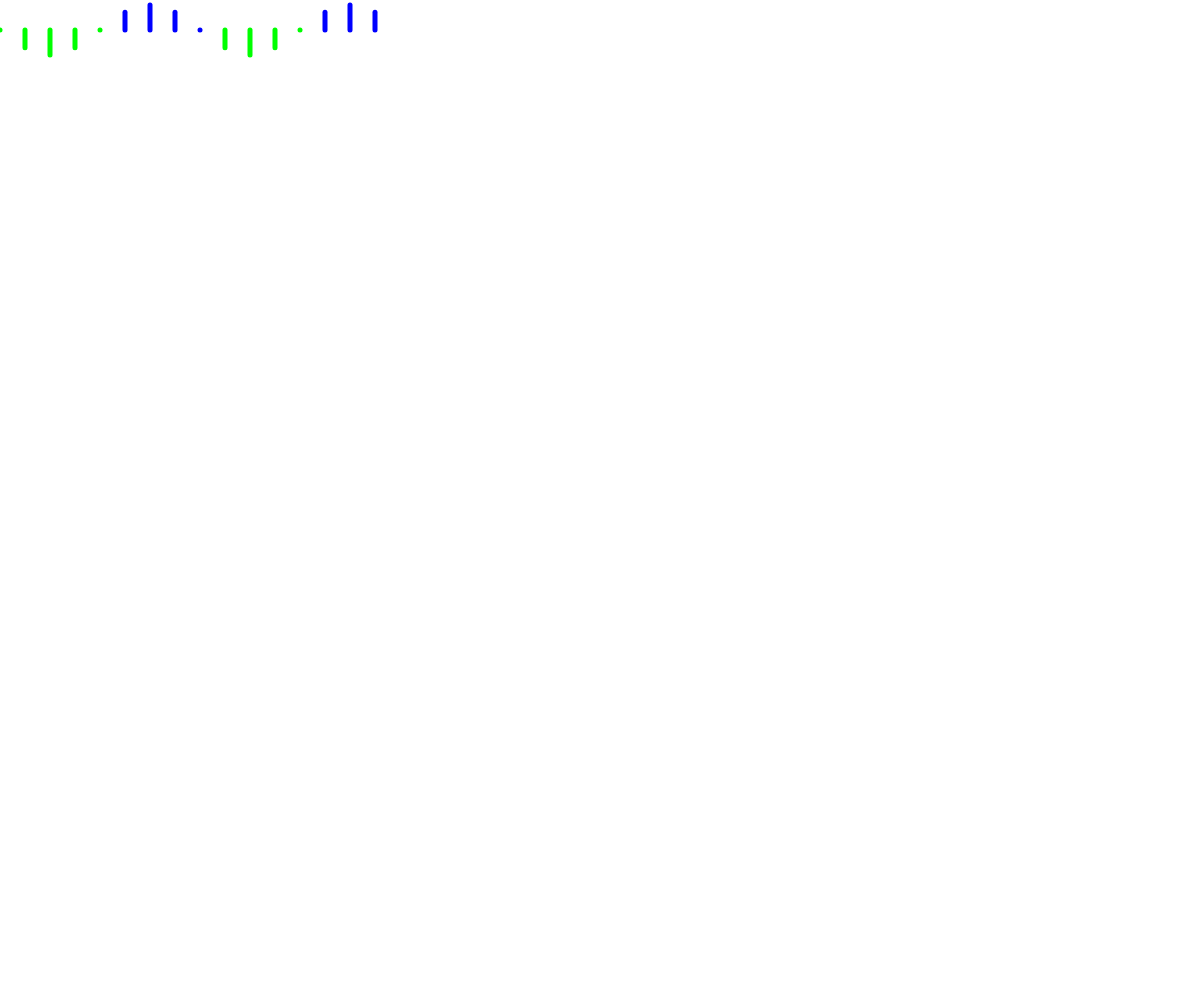
Frame 1 (no input)
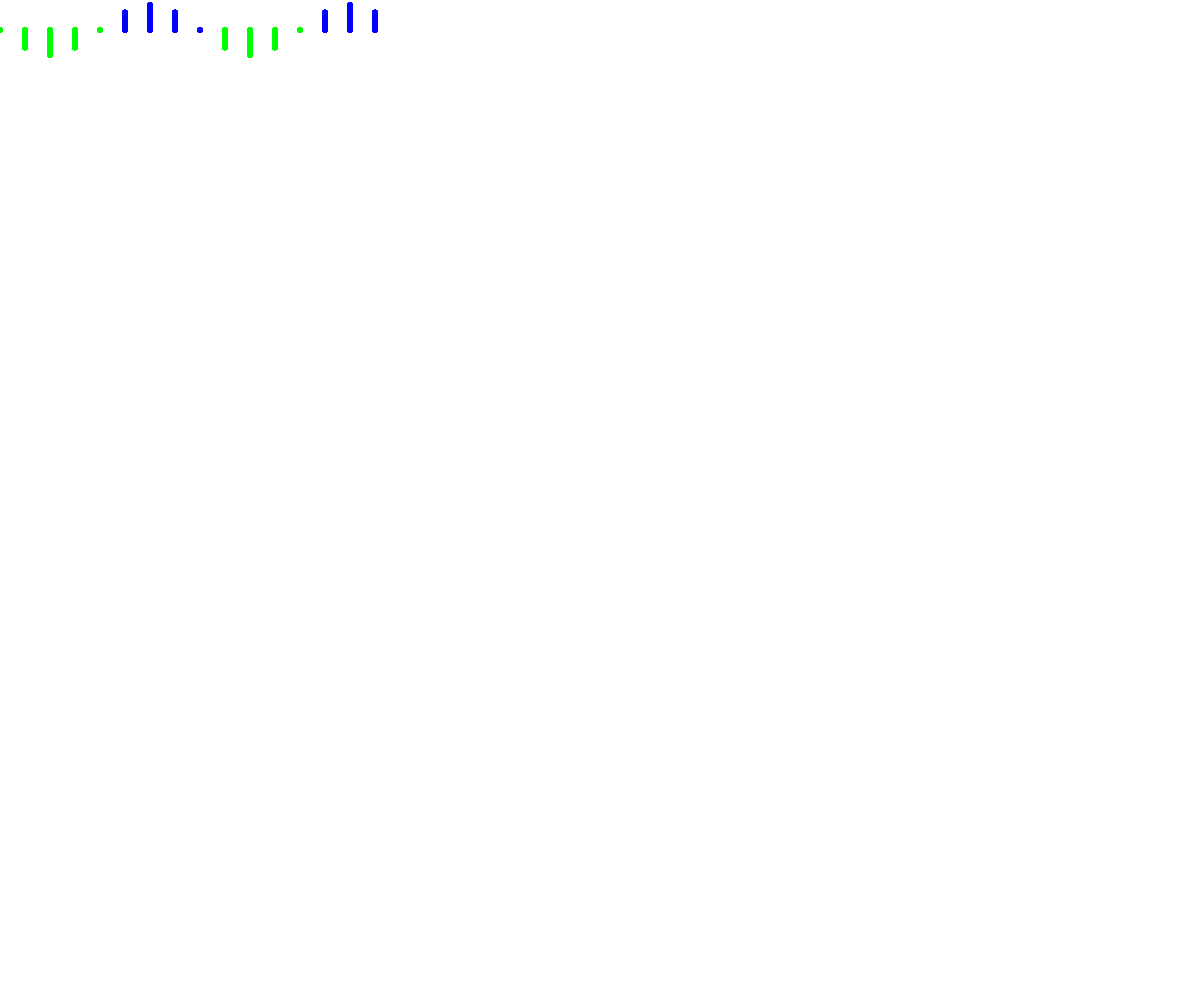
Frame 60 (no input)
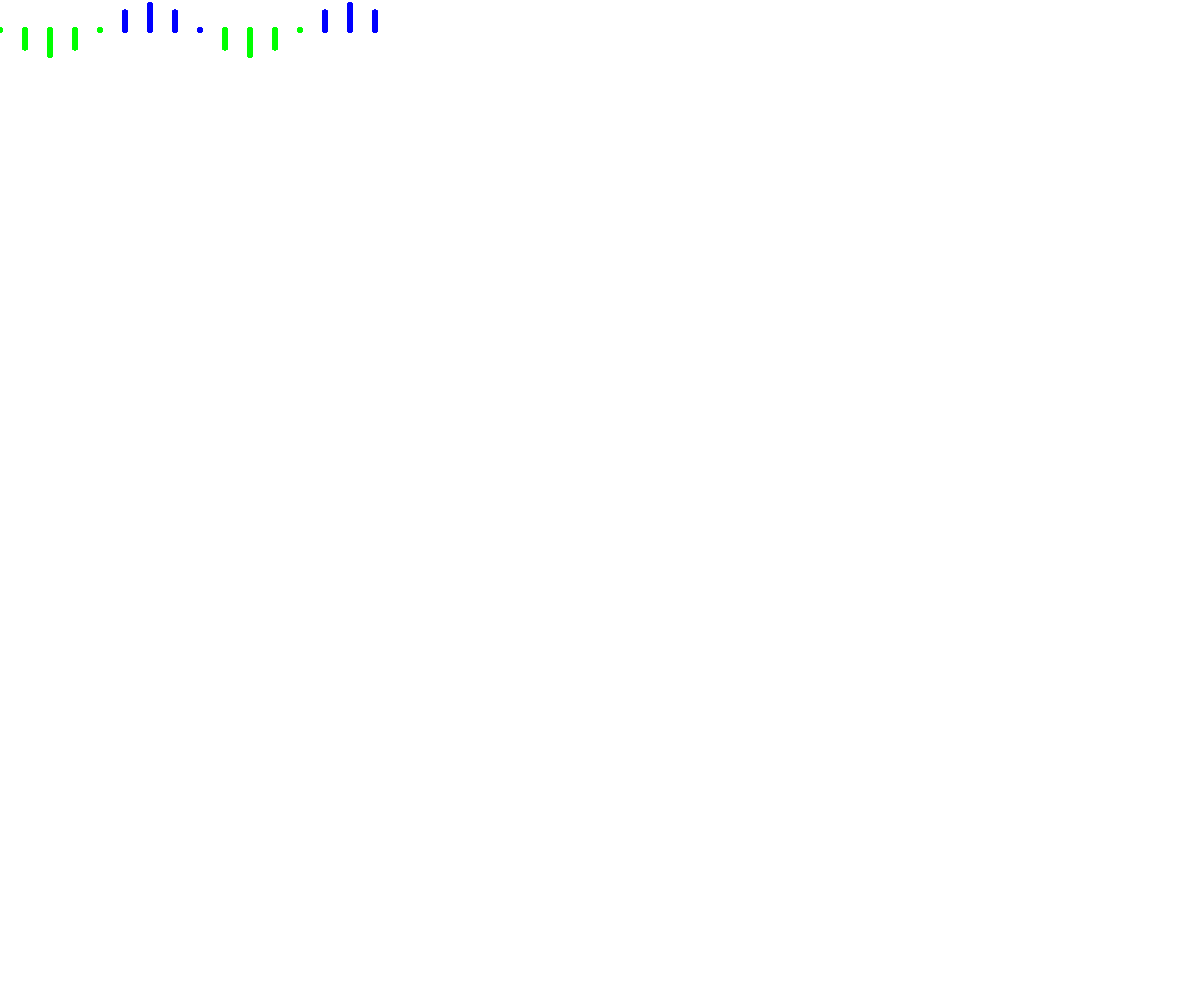
Frame 120 (the mouse pressed at the canvas centre since frame 60)

The p5.js sketch that drew these frames (run headless with seeded random() and noise() and a simulated clock; from frame 60 on, the mouse is pressed at the canvas centre):

// p5.js sketch
// ── sketch.js
function setup() {
  createCanvas(windowWidth, windowHeight)
}

function draw() {
  let a = 0.0
  let inc = TWO_PI * 2 / 16.0
  for (let i = 0; i < 16; i++) {
    let x = i * 25
    let y = 30.0
    let y1 = y + sin(a) * (y - 5)
    let col = sin(a) < 0 ? color(0, 0, 255) : color(0, 255, 0)

    strokeWeight(5)
    stroke(col)
    //rect(x, y, 10, y1)
    line(x, y, x, y1)
    a += inc
  }
}
